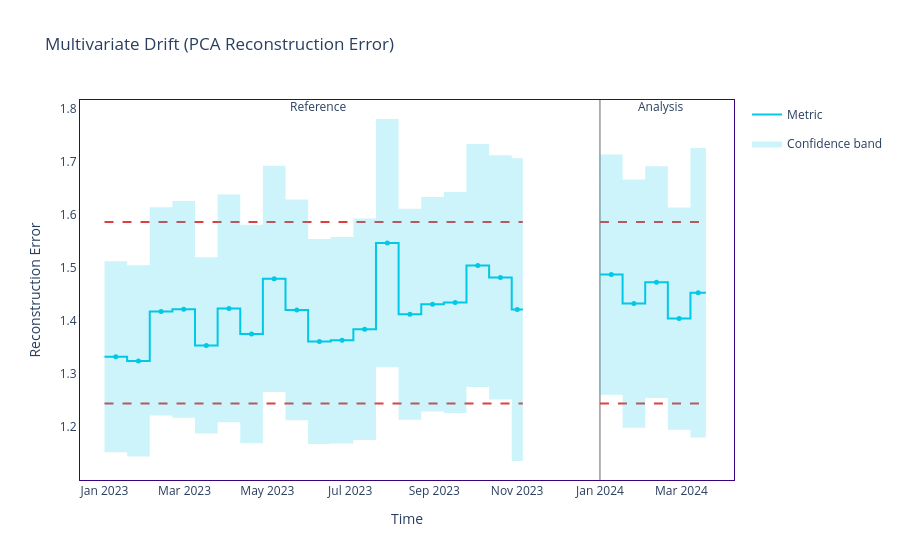

Notebook code cell kept with this figure:
### Markdown cell above
---
## 8. Multivariate Drift Detection <a id='8-multivariate'></a>

NannyML's `DataReconstructionDriftCalculator` uses PCA to project the numeric features into a lower-dimensional space, then measures how well the reference distribution reconstructs the analysis data. A spike in reconstruction error = the joint distribution has shifted, even if individual features look stable.

### Code cell
multivariate_calc = nml.DataReconstructionDriftCalculator(
    column_names=numeric_cols,   # PCA works on numeric features only
    timestamp_column_name="timestamp",
    chunk_size=CHUNK_SIZE,
)
multivariate_calc.fit(reference_df)
multivariate_results = multivariate_calc.calculate(analysis_df)

multivariate_fig = multivariate_results.plot()
multivariate_fig.show()

### Figure 1 — Plotly figure (JSON) as saved in the notebook; plotly's stock layout.template omitted (floating-point values rounded to 4 significant figures; data arrays with more than 128 entries replaced by an {"elided": "..."} marker saying what was removed)
{"data": [{"hoverinfo": "skip", "legendgroup": "metric_reference", "line": {"color": "#00c8e5", "shape": "hv", "width": 2}, "mode": "lines", "name": "Metric", "showlegend": true, "type": "scatter", "x": ["2023-01-01T00:00:00", "2023-01-17T16:00:00", "2023-02-03T08:00:00", "2023-02-20T00:00:00", "2023-03-08T16:00:00", "2023-03-25T08:00:00", "2023-04-11T00:00:00", "2023-04-27T16:00:00", "2023-05-14T08:00:00", "2023-05-31T00:00:00", "2023-06-16T16:00:00", "2023-07-03T08:00:00", "2023-07-20T00:00:00", "2023-08-05T16:00:00", "2023-08-22T08:00:00", "2023-09-08T00:00:00", "2023-09-24T16:00:00", "2023-10-11T08:00:00", "2023-10-28T00:00:00", "2023-11-05T04:00:00"], "y": [1.332, 1.325, 1.418, 1.422, 1.354, 1.424, 1.375, 1.479, 1.421, 1.361, 1.364, 1.384, 1.546, 1.412, 1.431, 1.435, 1.504, 1.482, 1.421, 1.421]}, {"customdata": {"elided": "19x7 mixed values"}, "hovertemplate": "%{customdata[1]} &nbsp; &nbsp; %{customdata[2]} <br />Chunk: <b>%{customdata[3]}</b> &nbsp; &nbsp; %{customdata[4]} <br />%{customdata[0]}: <b>%{customdata[5]}</b><br />Confidence band: +/- <b>%{customdata[6]}</b><br /><extra></extra>", "legendgroup": "metric_reference", "marker": {"color": "#00c8e5", "size": 5, "symbol": "circle"}, "mode": "markers", "name": "Metric", "showlegend": false, "type": "scatter", "x": ["2023-01-09T08:00:00", "2023-01-26T00:00:00", "2023-02-11T16:00:00", "2023-02-28T08:00:00", "2023-03-17T00:00:00", "2023-04-02T16:00:00", "2023-04-19T08:00:00", "2023-05-06T00:00:00", "2023-05-22T16:00:00", "2023-06-08T08:00:00", "2023-06-25T00:00:00", "2023-07-11T16:00:00", "2023-07-28T08:00:00", "2023-08-14T00:00:00", "2023-08-30T16:00:00", "2023-09-16T08:00:00", "2023-10-03T00:00:00", "2023-10-19T16:00:00", "2023-11-01T02:00:00"], "y": [1.332, 1.325, 1.418, 1.422, 1.354, 1.424, 1.375, 1.479, 1.421, 1.361, 1.364, 1.384, 1.546, 1.412, 1.431, 1.435, 1.504, 1.482, 1.421, 1.421]}, {"hoverinfo": "skip", "legendgroup": "metric_analysis", "line": {"color": "#00c8e5", "shape": "hv", "width": 2}, "mode": "lines", "name": "Metric", "showlegend": false, "type": "scatter", "x": ["2024-01-01T00:00:00", "2024-01-17T16:00:00", "2024-02-03T08:00:00", "2024-02-20T00:00:00", "2024-03-07T16:00:00", "2024-03-19T01:00:00"], "y": [1.487, 1.433, 1.473, 1.404, 1.453, 1.453]}, {"customdata": [["Reconstruction Error", "<b style=\"color:Colors.INDIGO_PERSIAN;line-height:60px\">Analysis</b>", "", "[0:399]", "From <b>Jan-01-2024</b> to <b>Jan-17-2024</b>", 1.487, 0.2259], ["Reconstruction Error", "<b style=\"color:Colors.INDIGO_PERSIAN;line-height:60px\">Analysis</b>", "", "[400:799]", "From <b>Jan-17-2024</b> to <b>Feb-03-2024</b>", 1.433, 0.2336], ["Reconstruction Error", "<b style=\"color:Colors.INDIGO_PERSIAN;line-height:60px\">Analysis</b>", "", "[800:1199]", "From <b>Feb-03-2024</b> to <b>Feb-19-2024</b>", 1.473, 0.2179], ["Reconstruction Error", "<b style=\"color:Colors.INDIGO_PERSIAN;line-height:60px\">Analysis</b>", "", "[1200:1599]", "From <b>Feb-20-2024</b> to <b>Mar-07-2024</b>", 1.405, 0.209], ["Reconstruction Error", "<b style=\"color:Colors.INDIGO_PERSIAN;line-height:60px\">Analysis</b>", "", "[1600:1873]", "From <b>Mar-07-2024</b> to <b>Mar-19-2024</b>", 1.453, 0.2723]], "hovertemplate": "%{customdata[1]} &nbsp; &nbsp; %{customdata[2]} <br />Chunk: <b>%{customdata[3]}</b> &nbsp; &nbsp; %{customdata[4]} <br />%{customdata[0]}: <b>%{customdata[5]}</b><br />Confidence band: +/- <b>%{customdata[6]}</b><br /><extra></extra>", "legendgroup": "metric_analysis", "marker": {"color": "#00c8e5", "size": 5, "symbol": "circle"}, "mode": "markers", "name": "Metric", "showlegend": false, "type": "scatter", "x": ["2024-01-09T08:00:00", "2024-01-26T00:00:00", "2024-02-11T16:00:00", "2024-02-28T08:00:00", "2024-03-13T08:30:00"], "y": [1.487, 1.433, 1.473, 1.404, 1.453, 1.453]}, {"hoverinfo": "skip", "legendgroup": "alert", "marker": {"color": "#DD4040", "size": 8, "symbol": "diamond"}, "mode": "markers", "name": "Alert", "showlegend": true, "type": "scatter", "x": [], "y": []}, {"hoverinfo": "skip", "legendgroup": "thresh", "line": {"color": "#DD4040", "dash": "dash", "width": 2}, "mode": "lines", "name": "Threshold", "showlegend": false, "type": "scatter", "x": ["2023-01-01T00:00:00", "2023-01-17T16:00:00", "2023-02-03T08:00:00", "2023-02-20T00:00:00", "2023-03-08T16:00:00", "2023-03-25T08:00:00", "2023-04-11T00:00:00", "2023-04-27T16:00:00", "2023-05-14T08:00:00", "2023-05-31T00:00:00", "2023-06-16T16:00:00", "2023-07-03T08:00:00", "2023-07-20T00:00:00", "2023-08-05T16:00:00", "2023-08-22T08:00:00", "2023-09-08T00:00:00", "2023-09-24T16:00:00", "2023-10-11T08:00:00", "2023-10-28T00:00:00", "2023-11-05T04:00:00"], "y": [1.586, 1.586, 1.586, 1.586, 1.586, 1.586, 1.586, 1.586, 1.586, 1.586, 1.586, 1.586, 1.586, 1.586, 1.586, 1.586, 1.586, 1.586, 1.586, 1.586]}, {"hoverinfo": "skip", "legendgroup": "thresh", "line": {"color": "#DD4040", "dash": "dash", "width": 2}, "mode": "lines", "name": "Threshold", "showlegend": false, "type": "scatter", "x": ["2023-01-01T00:00:00", "2023-01-17T16:00:00", "2023-02-03T08:00:00", "2023-02-20T00:00:00", "2023-03-08T16:00:00", "2023-03-25T08:00:00", "2023-04-11T00:00:00", "2023-04-27T16:00:00", "2023-05-14T08:00:00", "2023-05-31T00:00:00", "2023-06-16T16:00:00", "2023-07-03T08:00:00", "2023-07-20T00:00:00", "2023-08-05T16:00:00", "2023-08-22T08:00:00", "2023-09-08T00:00:00", "2023-09-24T16:00:00", "2023-10-11T08:00:00", "2023-10-28T00:00:00", "2023-11-05T04:00:00"], "y": [1.245, 1.245, 1.245, 1.245, 1.245, 1.245, 1.245, 1.245, 1.245, 1.245, 1.245, 1.245, 1.245, 1.245, 1.245, 1.245, 1.245, 1.245, 1.245, 1.245]}, {"hoverinfo": "skip", "legendgroup": "thresh", "line": {"color": "#DD4040", "dash": "dash", "width": 2}, "mode": "lines", "name": "Threshold", "showlegend": false, "type": "scatter", "x": ["2024-01-01T00:00:00", "2024-01-17T16:00:00", "2024-02-03T08:00:00", "2024-02-20T00:00:00", "2024-03-07T16:00:00", "2024-03-19T01:00:00"], "y": [1.586, 1.586, 1.586, 1.586, 1.586, 1.586]}, {"hoverinfo": "skip", "legendgroup": "thresh", "line": {"color": "#DD4040", "dash": "dash", "width": 2}, "mode": "lines", "name": "Threshold", "showlegend": false, "type": "scatter", "x": ["2024-01-01T00:00:00", "2024-01-17T16:00:00", "2024-02-03T08:00:00", "2024-02-20T00:00:00", "2024-03-07T16:00:00", "2024-03-19T01:00:00"], "y": [1.245, 1.245, 1.245, 1.245, 1.245, 1.245]}, {"connectgaps": true, "hoverinfo": "skip", "line": {"color": "rgba(0,0,0,0)", "shape": "hv"}, "mode": "lines", "name": "Confidence band", "showlegend": false, "type": "scatter", "x": ["2023-01-01T00:00:00", "2023-01-17T16:00:00", "2023-02-03T08:00:00", "2023-02-20T00:00:00", "2023-03-08T16:00:00", "2023-03-25T08:00:00", "2023-04-11T00:00:00", "2023-04-27T16:00:00", "2023-05-14T08:00:00", "2023-05-31T00:00:00", "2023-06-16T16:00:00", "2023-07-03T08:00:00", "2023-07-20T00:00:00", "2023-08-05T16:00:00", "2023-08-22T08:00:00", "2023-09-08T00:00:00", "2023-09-24T16:00:00", "2023-10-11T08:00:00", "2023-10-28T00:00:00", "2023-11-05T04:00:00"], "y": [1.512, 1.505, 1.614, 1.626, 1.52, 1.638, 1.581, 1.692, 1.628, 1.554, 1.558, 1.593, 1.78, 1.611, 1.633, 1.643, 1.733, 1.712, 1.706, 1.706]}, {"connectgaps": true, "fill": "tonexty", "fillcolor": "rgba(0.0, 0.7843137254901961, 0.8980392156862745, 0.2)", "hoverinfo": "skip", "line": {"color": "rgba(0,0,0,0)", "shape": "hv"}, "mode": "lines", "name": "Confidence band", "showlegend": true, "type": "scatter", "x": ["2023-01-01T00:00:00", "2023-01-17T16:00:00", "2023-02-03T08:00:00", "2023-02-20T00:00:00", "2023-03-08T16:00:00", "2023-03-25T08:00:00", "2023-04-11T00:00:00", "2023-04-27T16:00:00", "2023-05-14T08:00:00", "2023-05-31T00:00:00", "2023-06-16T16:00:00", "2023-07-03T08:00:00", "2023-07-20T00:00:00", "2023-08-05T16:00:00", "2023-08-22T08:00:00", "2023-09-08T00:00:00", "2023-09-24T16:00:00", "2023-10-11T08:00:00", "2023-10-28T00:00:00", "2023-11-05T04:00:00"], "y": [1.153, 1.145, 1.222, 1.218, 1.188, 1.209, 1.17, 1.266, 1.213, 1.168, 1.169, 1.176, 1.313, 1.214, 1.23, 1.227, 1.276, 1.252, 1.136, 1.136]}, {"connectgaps": true, "hoverinfo": "skip", "line": {"color": "rgba(0,0,0,0)", "shape": "hv"}, "mode": "lines", "name": "Confidence band", "showlegend": false, "type": "scatter", "x": ["2024-01-01T00:00:00", "2024-01-17T16:00:00", "2024-02-03T08:00:00", "2024-02-20T00:00:00", "2024-03-07T16:00:00", "2024-03-19T01:00:00"], "y": [1.713, 1.666, 1.691, 1.614, 1.725, 1.725]}, {"connectgaps": true, "fill": "tonexty", "fillcolor": "rgba(0.0, 0.7843137254901961, 0.8980392156862745, 0.2)", "hoverinfo": "skip", "line": {"color": "rgba(0,0,0,0)", "shape": "hv"}, "mode": "lines", "name": "Confidence band", "showlegend": false, "type": "scatter", "x": ["2024-01-01T00:00:00", "2024-01-17T16:00:00", "2024-02-03T08:00:00", "2024-02-20T00:00:00", "2024-03-07T16:00:00", "2024-03-19T01:00:00"], "y": [1.261, 1.199, 1.255, 1.195, 1.181, 1.181]}], "layout": {"annotations": [{"showarrow": false, "text": "Reference", "x": "2023-05-31T00:00:00", "xshift": 10, "y": 1.01, "yref": "y domain"}, {"showarrow": false, "text": "Analysis", "x": "2024-02-03T08:00:00", "xshift": 15, "y": 1.01, "yref": "y domain"}], "hoverlabel": {"bgcolor": "white", "font": {"size": 14}}, "legend": {"itemclick": false, "itemdoubleclick": false, "traceorder": "grouped"}, "paper_bgcolor": "rgba(255,255,255,1)", "plot_bgcolor": "rgba(255,255,255,1)", "shapes": [{"layer": "below", "line": {"color": "#666666", "width": 1}, "type": "line", "x0": "2024-01-01T00:00:00", "x1": "2024-01-01T00:00:00", "xref": "x", "y0": 0, "y1": 1, "yref": "y domain"}], "title": {"text": "Multivariate Drift (PCA Reconstruction Error)"}, "xaxis": {"linecolor": "#3b0280", "matches": "x", "mirror": true, "showgrid": false, "title": {"text": "Time"}, "zeroline": false}, "yaxis": {"linecolor": "#3b0280", "mirror": true, "showgrid": false, "title": {"text": "Reconstruction Error"}, "zeroline": false}}}
